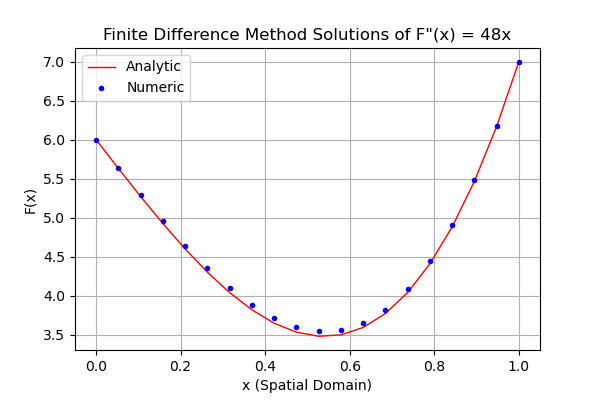

Recreate this plot in Python.
# -*- coding: utf-8 -*-
"""
Created on Wed Oct 18 19:26:55 2023

@author: ASUS
"""

import matplotlib.pyplot as plt
import numpy as np

# Function for the exact solution
def fx(x):
    return 8 * x**3 - 7 * x + 6

# Partitions
N = 20

#Input Output Array
x = np.zeros(N+1) #x[0] is not used
y_old = np.zeros(N+1) #y_old[0] is not used
y_new = np.zeros(N+1) #y_new[0] is not used

# Initial conditions
x[1] = 0 
x[N] = 1
dx = (x[N] - x[1]) / (N-1)

#Boundary Conditions
y_old[1] = 6
y_old[N] = 7
y_new[1] = y_old[1]
y_new[N] = y_old[N]

# Initial guess
y_guess = 0.5 * (y_old[1] + y_old[N])
for i in range(2, N):
    x[i] = x[i - 1] + dx

y_old[2:N] = y_guess

#Convergence Criteria
err_max = 5/100 #Relative % error of numeric and analytic (5% in this case)
itermax = 1000

# Main process

for iteration in range(itermax):
    conv = True
    for i in range(2, N):
        y_new[i] = (y_old[i + 1] + y_old[i - 1] - 48 * dx**2 * x[i]) / 2
        # error = np.max(abs((y_new[2:N] - fx(x[2:N]))/fx(x[2:N])))
        error = np.max(np.abs((y_new[2:N]-y_old[2:N])/y_old[2:N]))
        y_old[i] = y_new[i] #Updating Simultaneously after y_new[i] calculations (much faster)
        if error*100 > err_max:
            conv = False
    print(f'{100*error:.5f}')
    # Updating Separately (Much Slower Convergence rate)
    # for i in range(2, N):
    #         y_old[i] = y_new[i]
    if conv == True:
        break

print("\nIteration:", iter, "convergence :", conv)
print(f'Max relative error = {error:.5f}%, Error Max = {err_max:.5f}')
print("\n#       xi       y_num       y_analytic")
for i in range(1, N+1):
    print(f"{x[i]:10.4f}{y_new[i]:10.4f}{fx(x[i]):10.4f}")

# Save results to a file
with open("output.txt", "w") as file:
    file.write("\n Iteration: " + str(iter) + "\n")
    file.write("\n#       xi       y_num       y_analytic\n")
    for i in range(1, N + 1):
        file.write(f"{x[i]:10.3f}{y_new[i]:10.3f}{fx(x[i]):10.3f}\n")

print("\nResult is Saved to output.txt file")

plt.figure(figsize=(6,4), dpi = 100)
plt.plot(x[1:21], fx(x[1:21]), label='Analytic', color='#FF0000', lw=1, marker='', ms=3)
plt.plot(x[1:21], y_new[1:21], label='Numeric', color='#0000FF', lw=0, marker='o', ms=3)
plt.title('Finite Difference Method Solutions of F"(x) = 48x')
plt.xlabel('x (Spatial Domain)')
plt.ylabel('F(x)')
plt.grid()
plt.legend()
plt.savefig("10219068.png")
plt.show()
